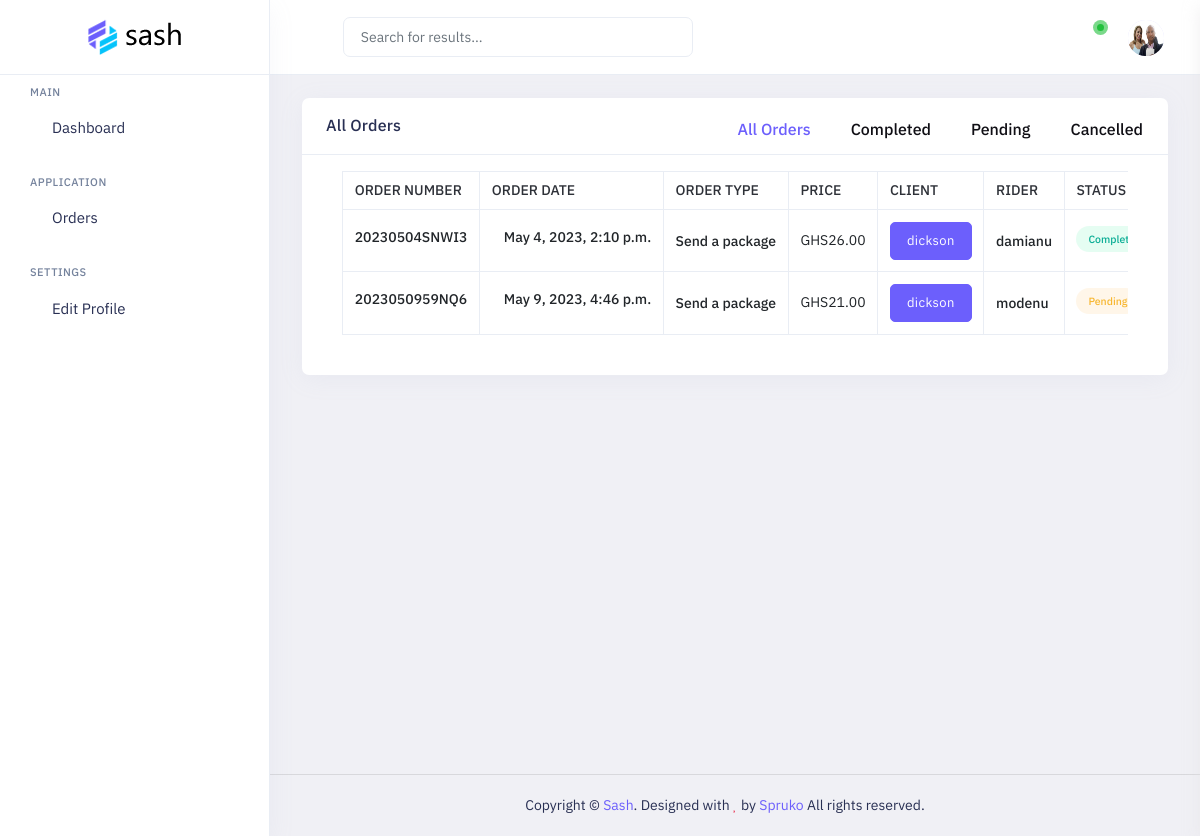
The page /user/orders/b3b97a174a95478e877c4b0bef4b90ba/ (signed in) on the database as committed earlier.
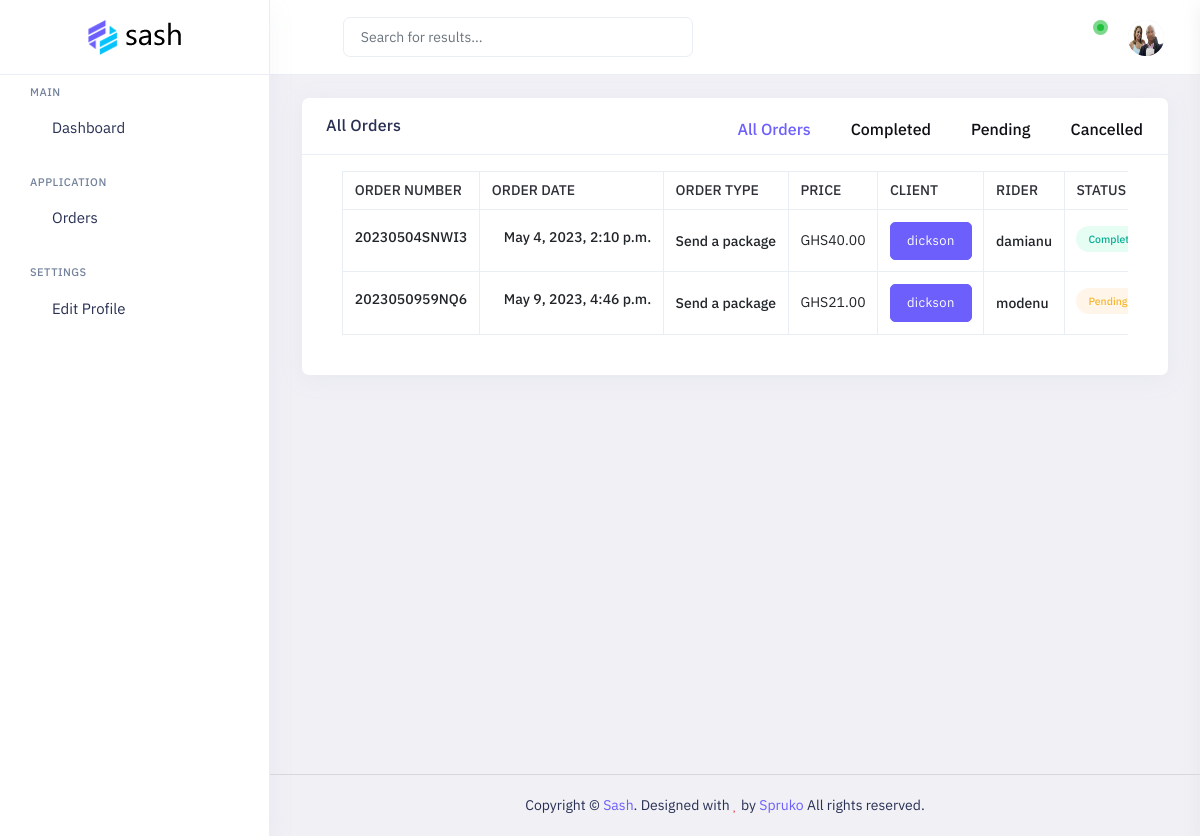
The same page on the database as committed later.
### frontend/models.py (models this page shows, shortened)
class BookDelivery(models.Model):
    profile = models.ForeignKey(
        Profile, on_delete=models.CASCADE, related_name='deliveries', null=True, blank=True)
    rider = models.ForeignKey(
        Rider, on_delete=models.CASCADE, related_name='rider', null=True, blank=True)
    id = models.UUIDField(default=uuid.uuid4, unique=True,
                          primary_key=True, editable=False)
    item = models.CharField(max_length=200, blank=True, null=True)
    item_type = models.CharField(max_length=200, blank=True, null=True)
    pickup_location = models.CharField(max_length=250, blank=True, null=True)
    destination_location = models.CharField(max_length=250, blank=True, null=True)
    sender_contact = models.CharField(max_length=200, blank=True, null=True)
    reciever_contact = models.CharField(max_length=200, blank=True, null=True)
    order_number = models.CharField(max_length=10, unique=True, editable=False, null=True)
    created_at = models.DateTimeField(auto_now_add=True, null=True, blank=True)
    price = models.DecimalField(
        max_digits=10, decimal_places=2, null=True, blank=True)
    is_deleted = models.BooleanField(default=False)
    STATUS_CHOICES = [
        ('Pending', 'Pending'),
        ('Assigned', 'Assigned'),
        ('In-progress', 'In-progress'),
        ('Completed', 'Completed')
    ]
    order_status = models.CharField(max_length=20, choices=STATUS_CHOICES, default='Pending')

class Profile(models.Model):
    user = models.OneToOneField(
        User, on_delete=models.CASCADE, null=True, blank=True, related_name='profile')
    name = models.CharField(max_length=200, blank=True, null=True)
    email = models.EmailField(max_length=200, blank=True, null=True)
    username = models.CharField(max_length=200, blank=True, null=True)
    website = models.CharField(max_length=200, blank=True, null=True)
    location = models.CharField(max_length=200, blank=True, null=True)
    profile_image = models.ImageField(null=True, blank=True,
                                      upload_to='profiles', default='profiles/avatar.svg')
    id = models.UUIDField(default=uuid.uuid4, unique=True,
                          primary_key=True, editable=False)

class Rider(models.Model):
    name = models.CharField(max_length=200, blank=True, null=True)
    phone = models.CharField(max_length=200, blank=True, null=True)
    id = models.UUIDField(default=uuid.uuid4, unique=True,
                            primary_key=True, editable=False)

### user_dashboard/views.py (the view)
# urls.py: path('orders/<str:pk>/', views.ordersPage, name="user_order"),
@login_required(login_url="user-login")
def ordersPage(request, pk):
    user = Profile.objects.get(id=pk)
    deliveries = user.deliveries.filter(is_deleted=False)
    completed = user.deliveries.filter(order_status="Completed")
    pending = user.deliveries.filter(order_status="Pending")
    cancelled = user.deliveries.filter(is_deleted="True")
    context = {
        'deliveries':deliveries,
        'completed':completed,
        'pending':pending,
        'cancelled':cancelled,
        'user':user
    }
    return render(request, 'user_dashboard/orders.html', context)

### user_dashboard/templates/user_dashboard/orders.html (shortened to what the changed rows need)
{% extends 'layouts/user_dashboard.html' %}
{% block content %}
    <div class="main-content app-content mt-0">
                <div class="side-app">
                    <div class="main-container container-fluid">
                        <div class="page-header">
                            <h1 class="page-title">Dashboard</h1>
                        </div>
                        <div class="row">
                            <div class="col-12 col-sm-12">
                                <div class="card">
                                    <div class="card-body pt-4">
                                        <div class="grid-margin">
                                            <div class="">
                                                <div class="panel panel-primary">
                                                    <div class="panel-body tabs-menu-body border-0 pt-0">
                                                        <div class="tab-content">
                                                            <div class="tab-pane active" id="tab5">
                                                                <div class="table-responsive">
                                                                    <table id="data-table"
                                                                        class="table table-bordered text-nowrap mb-0">
                                                                        <thead class="border-top">
                                                                            <tr>
                                                                                <th class="bg-transparent border-bottom-0"
                                                                                    style="width: 5%;">Order Number</th>
                                                                                <th
                                                                                    class="bg-transparent border-bottom-0">
                                                                                    Order Date</th>
                                                                                <th
                                                                                    class="bg-transparent border-bottom-0">
                                                                                    Order Type</th>
                                                                                <th
                                                                                    class="bg-transparent border-bottom-0">
                                                                                    Price</th>
                                                                                <th
                                                                                    class="bg-transparent border-bottom-0">
                                                                                    Client</th>
                                                                                <th
                                                                                    class="bg-transparent border-bottom-0">
                                                                                    Rider</th>
                                                                                <th class="bg-transparent border-bottom-0"
                                                                                    style="width: 10%;">Status</th>
                                                                            </tr>
                                                                        </thead>
                                                                        <tbody>
                                                                        {% for order in deliveries %}
                                                                            <tr class="border-bottom">
                                                                                <td class="text-center">
                                                                                    <div class="mt-0 mt-sm-2 d-block">
                                                                                        <h6
                                                                                            class="mb-0 fs-14 fw-semibold">
                                                                                            {{order.order_number}}</h6>
                                                                                    </div>
                                                                                </td>
                                                                                <td>
                                                                                    <div class="d-flex">
                                                                                        <div
                                                                                            class="ms-3 mt-0 mt-sm-2 d-block">
                                                                                            <h6
                                                                                                class="mb-0 fs-14 fw-semibold">
                                                                                                {{order.created_at}}</h6>
                                                                                        </div>
                                                                                    </div>
                                                                                </td>
                                                                                <td>
                                                                                    <div class="d-flex">
                                                                                        <div
                                                                                            class="mt-0 mt-sm-3 d-block">
                                                                                            <h6
                                                                                                class="mb-0 fs-14 fw-semibold">
                                                                                                {{order.item}}</h6>
                                                                                        </div>
                                                                                    </div>
                                                                                </td>
                                                                                <td><span class="mt-sm-2 d-block">GHS{{order.price}}</span></td>
                                                                                <td>
                                                                                    <span>
                                                                                        <a class="text-center btn btn-primary" href="{% url 'order-details' order.id %}">
                                                                                            {{order.profile.name}}</a>
                                                                                    </span>
                                                                                </td>
                                                                                <td>
                                                                                    <div class="d-flex">
                                                                                        <div
                                                                                            class="mt-0 mt-sm-3 d-block">
                                                                                            <h6
                                                                                                class="mb-0 fs-14 fw-semibold">
                                                                                                {{order.rider.name}}</h6>
                                                                                        </div>
                                                                                    </div>
                                                                                </td>
                                                                                <td>
                                                                                    <div class="mt-sm-1 d-block">
                                                                                        {% if order.order_status == "Completed" %}
                                                                                            <span class="badge bg-success-transparent rounded-pill text-success p-2 px-3">{{ order.order_status }}</span>
                                                                                        {% else %}
                                                                                            <span class="badge bg-warning-transparent rounded-pill text-warning p-2 px-3">{{ order.order_status }}</span>
                                                                                        {% endif %}
                                                                                    </div>
                                                                                </td>
                                                                            </tr>
                                                                        {% endfor %}
                                                                        </tbody>
                                                                    </table>
                                                                </div>
                                                            </div>
                                                        </div>
                                                    </div>
                                                </div>
                                            </div>
                                        </div>
                                    </div>
                                </div>
                            </div>
                        </div>
                    </div>
                </div>
            </div>
{% endblock %}

Rows that differ between the two databases and show on the page:
changed BookDelivery "20230504SNWI3": price "26.00" → "40.00"
